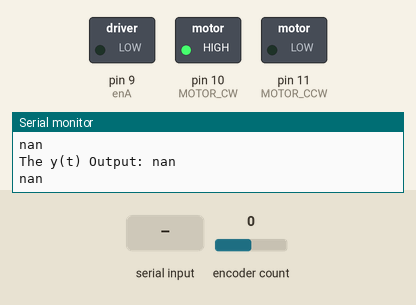
This sketch was run on a simulated Arduino Uno, built with avr-gcc and run on an emulated ATmega328P. Shown: switched loads named in the sketch (green lamp = pin HIGH), the last lines printed to the serial monitor. The test bench sets the inputs (shaded band); at power-on: encoder count 0.

Above: at 1.2 s.
1.3 s: "90,45\n" received over Serial
At 2.7 s:
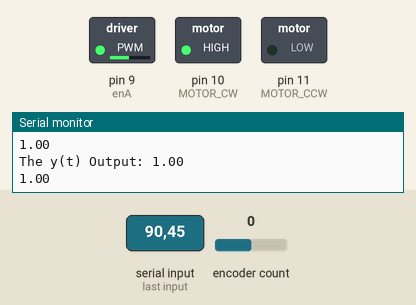
3.0 s: encoder count set to 4
At 3.8 s:
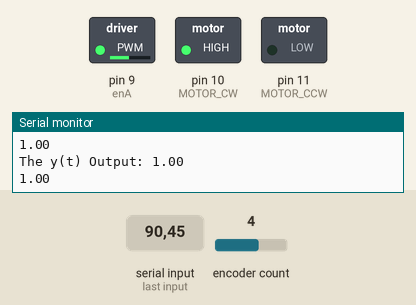
4.6 s: "30,150\n" received over Serial
At 6.0 s:
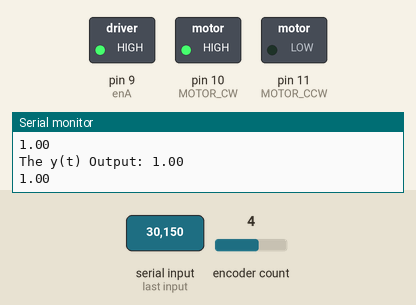
Timing chart, 0 to 7.6 s (numbered marks = the images above; inputs shaded):
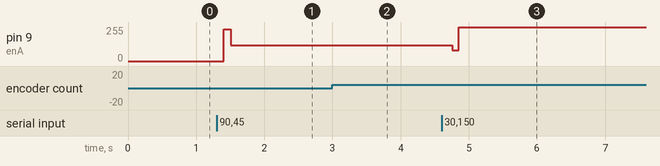

The sketch:

Ex4_Group20.ino
```cpp
#include <PIDController.h>
#include <Encoder.h>

#define ENCODER_A 2
#define ENCODER_B 3 // Encoder output to Arduino Interrupt pin ncoderPinB
#define MOTOR_CCW 11
#define MOTOR_CW 10
#define enA 9

PIDController pid;
Encoder myEnc(ENCODER_B, ENCODER_A);
int encoder_count = 0; // stores the current encoder count
float tick_to_deg1 ;
float kp = 26.7;
float ki = 0;
float kd = 0;
float goal_deg = 0;
float gap;
float y = 0;
int motor_pwm_value;
int Power_In_Percents = 1;

//  Convert encoder number of ticks count to degrees for the dc motor
float tick_to_deg(long tick){
    return tick*360.0/440.0;
  }

// Manage the encoder operation - read and restart of values
void operate_encoder_reader(){
  encoder_count = myEnc.read();
  // Serial.print("encoder_count = ");
  // Serial.println(encoder_count);
  tick_to_deg1 = tick_to_deg(encoder_count); // Read the current encoder value
  // Restart the encoder counts when full circle has been made
  while (abs(tick_to_deg1)>360){
    if (tick_to_deg1<0)
        tick_to_deg1=tick_to_deg1+360;
    else
        tick_to_deg1=tick_to_deg1-360;
  }
  // Serial.print("tick_to_deg1 = ");
  // Serial.println(tick_to_deg1);
  delay(100);
}

// Control the H bridge to set the direction of the dc motor
void forward(){
  digitalWrite(MOTOR_CW, HIGH);
  digitalWrite(MOTOR_CCW, LOW);
  }

void reverse(){
  digitalWrite(MOTOR_CW, LOW);
  digitalWrite(MOTOR_CCW, HIGH);
  }

// Gets from the user the input of the desire degree of the system and set the pid parameters - goal, ki, kd and kp
void get_user_input(){
  goal_deg = Serial.parseFloat();
  Serial.read();    // get the ENTER char from the serial

  pid.tune(kp, ki, kd); // Set PID parameters
  pid.setpoint(goal_deg); // Set the goal angle
}

// Operate the dc motor - set value and the direction
void operate_dc_motor(){
   // calculate motor direction
  if (motor_pwm_value <0 )
    reverse();
  else
   forward();
  // send PWM value to motor
  analogWrite(enA, abs(motor_pwm_value));
}

// Setup function
void setup () {
  Serial.begin(9600);
  pid.begin(); // Initialize the PID controller
  pid.limit(-255, 255); // The PID output can be limited to values between -255 to 255
  // Set the pin mode and number
  pinMode(enA, OUTPUT);
  pinMode(MOTOR_CW, OUTPUT);
  pinMode(MOTOR_CCW, OUTPUT);
  // Set initial rotation direction to deafult
  digitalWrite(MOTOR_CW, HIGH);
  digitalWrite(MOTOR_CCW, LOW);
}

// Main loop
void loop () {
  // Check for user input available
  if (Serial.available()>0){
    get_user_input();
  }
  operate_encoder_reader(); // Run the encoder
  gap = abs(tick_to_deg1-goal_deg);
  if(gap > 15)  // The system requierments for the gap needed from the desire angle
    motor_pwm_value = pid.compute(tick_to_deg1/100);  // Set the current adjustment angle needed
    operate_dc_motor(); // Run the dc motor
    y = 1+(abs(tick_to_deg1/goal_deg)/100); // Calculate the error precentage
    // Print the output value
    Serial.print("The y(t) Output: ");
    Serial.println(y);
    Serial.println(y);  // Print the value of y for the Serial Plotter

}
```

Measured:
- after the input at 1.3 s, pin 9 (enA): 0/255 → 240/255 after 0.11 s, → 120/255 0.10 s later
- after the input at 3.0 s, pin 9 (enA): 120/255 → 119/255 after 0.13 s
- after the input at 4.6 s, pin 9 (enA): 119/255 → 79/255 after 0.15 s, → 255/255 0.10 s later
